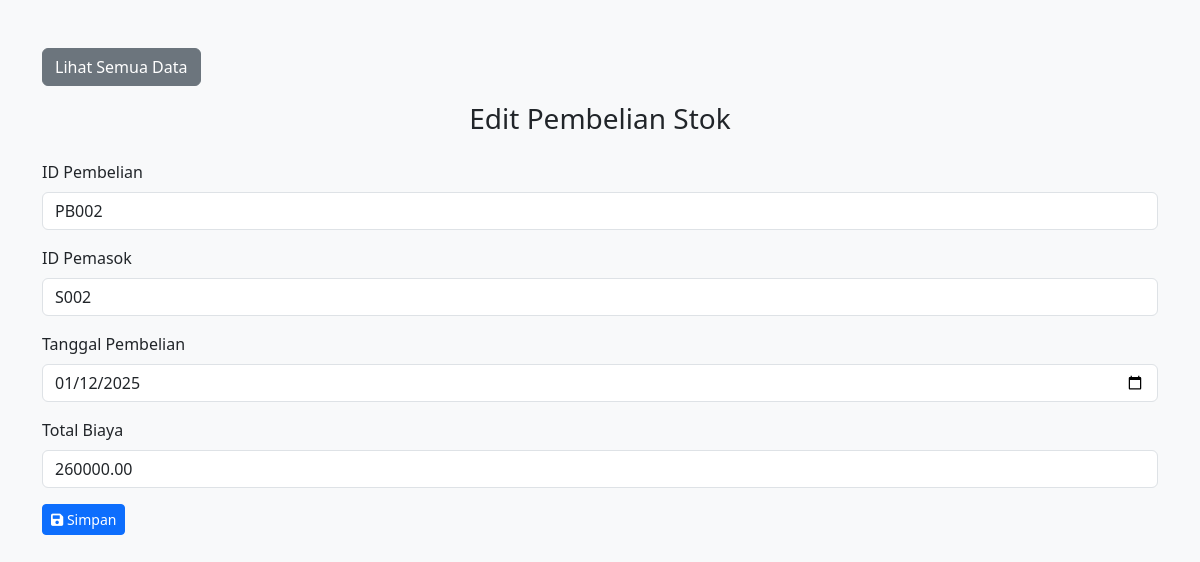
/pembelian_stok/edit.php?id_pembelian=PB002 (signed in), run on the app's committed database.
### tables this page shows
CREATE TABLE `pembelian_stok` (
  `id_pembelian` varchar(10) NOT NULL,
  `id_pemasok` varchar(10) DEFAULT NULL,
  `tanggal_pembelian` date NOT NULL,
  `total_biaya` decimal(15,2) NOT NULL
);

### pembelian_stok/edit.php (the view, shortened to what this page needs)
<!DOCTYPE html>
<html>
<head>
    <link href="https://cdn.jsdelivr.net/npm/bootstrap@5.3.0/dist/css/bootstrap.min.css" rel="stylesheet">
    <link href="https://cdnjs.cloudflare.com/ajax/libs/font-awesome/6.0.0-beta3/css/all.min.css" rel="stylesheet">
</head>
<body class="bg-light">
    <div class="container mt-5">
        <a href="index.php" class="btn btn-secondary mb-3">Lihat Semua Data</a>
        <h3 class="text-center mb-4">Edit Pembelian Stok</h3>
        <?php
        include '../koneksi.php';
        $id_pembelian = $_GET['id_pembelian'];
        $query_mysql = mysqli_query($koneksi, "SELECT * FROM pembelian_stok WHERE id_pembelian='$id_pembelian'");
        $data = mysqli_fetch_array($query_mysql);
        $id_pembelian = isset($_GET['id_pembelian']) ? $_GET['id_pembelian'] : $data['id_pembelian'];
        $id_pemasok = isset($_GET['id_pemasok']) ? $_GET['id_pemasok'] : $data['id_pemasok'];
        $tanggal_pembelian = isset($_GET['tanggal_pembelian']) ? $_GET['tanggal_pembelian'] : $data['tanggal_pembelian'];
        $total_biaya = isset($_GET['total_biaya']) ? $_GET['total_biaya'] : $data['total_biaya'];
        ?>
        <form action="proses_edit.php" method="post">
            <div class="mb-3">
                <label for="id_pembelian" class="form-label">ID Pembelian</label>
                <input type="text" class="form-control" id="id_pembelian" name="id_pembelian" pattern="PB\d{3}" title="Format : PBXXX" value="<?php echo $id_pembelian; ?>" required>
            </div>
            <div class="mb-3">
                <label for="id_pemasok" class="form-label">ID Pemasok</label>
                <input type="text" class="form-control" id="id_pemasok" name="id_pemasok" pattern="S\d{3}" title="Format : SXXX" value="<?php echo $id_pemasok; ?>" required>
            </div>
            <div class="mb-3">
                <label for="tanggal_pembelian" class="form-label">Tanggal Pembelian</label>
                <input type="date" class="form-control" id="tanggal_pembelian" name="tanggal_pembelian" value="<?php echo $tanggal_pembelian; ?>" required>
            </div>
            <div class="mb-3">
                <label for="total_biaya" class="form-label">Total Biaya</label>
                <input type="number" class="form-control" id="total_biaya" name="total_biaya" value="<?php echo $total_biaya; ?>" required>
            </div>
            <button type="submit" class="btn btn-primary btn-sm" title="Simpan">
                <i class="fas fa-save"></i> Simpan
            </button>
        </form>
    </div>
</body>
</html>

### data on the page
pembelian_stok: id_pemasok "S002", tanggal_pembelian "01/12/2025", total_biaya "260000.00"
